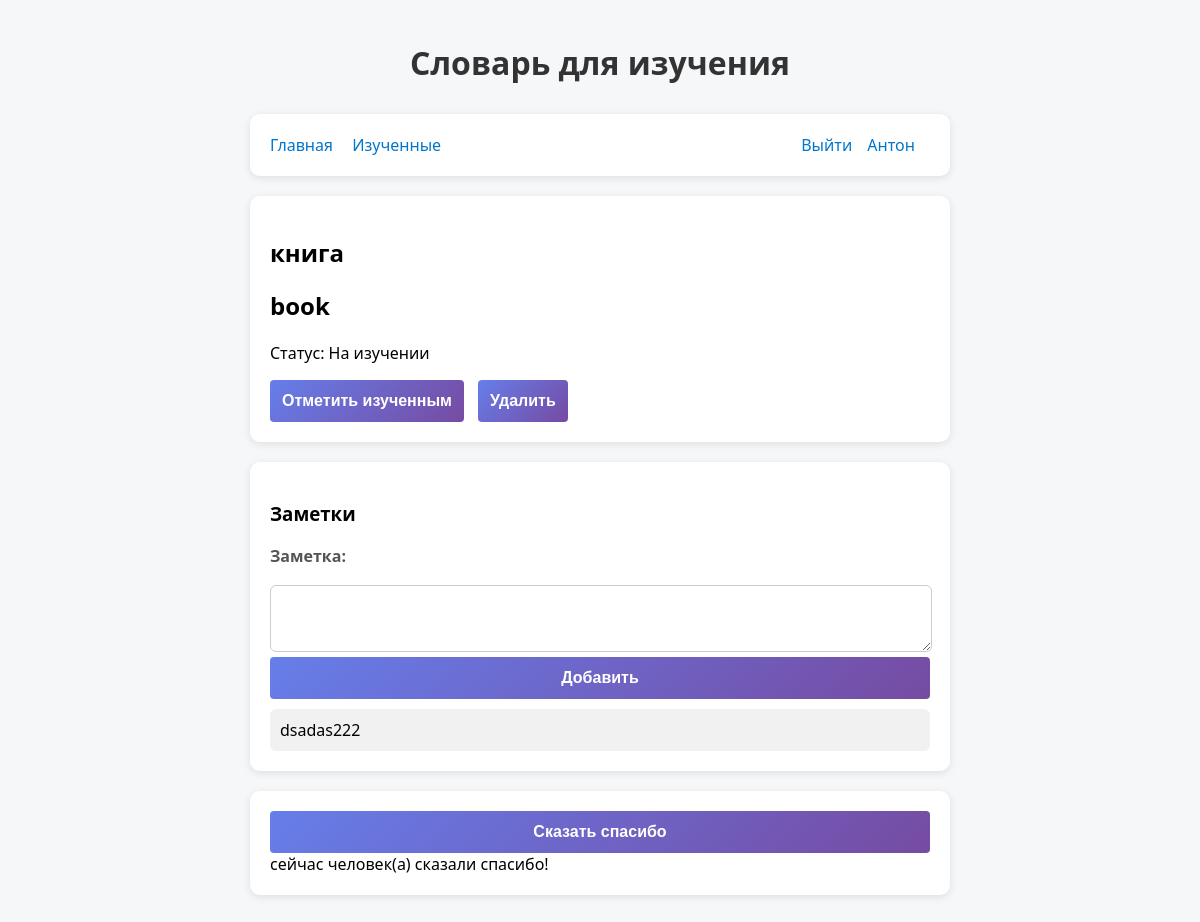
The page /words/6 (signed in) on the database its author committed.
### users/models.py (models this page shows, shortened)
class Profile(models.Model):
    user = models.OneToOneField(User, on_delete=models.CASCADE, related_name='profile')
    first_name = models.CharField(
        max_length=30,
        verbose_name='Имя',
        blank=True
        )
    last_name = models.CharField(
        max_length=30,
        verbose_name='Фамилия',
        blank=True
        )
    class Meta:
        verbose_name = 'Профиль пользователя'
        verbose_name_plural = 'Профили пользователей'

### core/models.py (models this page shows, shortened)
class Words(models.Model):
    slovo = models.CharField(max_length=200, verbose_name='Слово')
    perevod = models.CharField(max_length=200, verbose_name='Перевод')
    is_active = models.BooleanField(default=False, verbose_name='Изучено')
    profile = models.ForeignKey(Profile, on_delete=models.CASCADE, verbose_name='профиль пользователя')
    class Meta:
        verbose_name = 'Слово'
        verbose_name_plural = 'Слова'
        unique_together = (( 'slovo', 'perevod'), )

class Note(models.Model):
    note = models.TextField(verbose_name='Заметка')
    word = models.ForeignKey(
        Words,
        on_delete=models.CASCADE,
        null=True,
        blank=False,
        related_name='zametki',
        verbose_name='Пара слов'
    )
    class Meta:
        verbose_name = 'Заметка'
        verbose_name_plural = 'Заметки'

### core/views.py (the view)
# urls.py: path('words/<int:word_id>',  show_word, name='show_word'),
def show_word(request, word_id):
    word = Words.objects.get(id=word_id)
    notes = word.zametki.all()
    if request.method == 'POST':
        formNote = AddNote(request.POST)
        if formNote.is_valid():
            note = formNote.save(commit=False)
            note.word = word
            note.save()
            return redirect('show_word', word_id)
    else:
        formNote = AddNote()
    context = {
        'word': word,
        'notes': notes,
        'formNote': formNote,
    }
    return render(request, 'word/word.html', context)

### core/forms.py
class AddNote(forms.ModelForm):
    class Meta:
        model = Note
        fields = ['note']
        widgets = {
            'note': forms.Textarea(attrs={'rows': 3, 'class': 'form-control'}),
        }

### templates/word/word.html (shortened to what this page needs)
{% extends 'base.html' %}
{% block content %}
<div class="card">
    <h2 id="wordTitle">{{ word.slovo }}</h2>
    <h2 id="translation">{{ word.perevod }}</h2>
    <p>Статус: {% if word.is_active == 0 %}На изучении{% else %}Изучено{% endif %}</p>
    <div class="button-form">
        <form id="learn" method="post" action="{% url 'learn_word' word.id %}">
            <button>Отметить {% if word.is_active == 1 %} на изучение{% else %}изученным{% endif %}</button>
        </form>
    </div>
    <div class="button-form">
        <form id="delete" method="post" action="{% url 'delete_word' word.id %}">
            <button>Удалить</button>
        </form>
    </div>
</div>
<div class="card">
    <h3>Заметки</h3>
    <form id="noteForm" method="POST">
        {{ formNote.as_div }}
        <div class="form-block">
            <button>Добавить</button>
        </div>
    </form>
    <div id="notes">
        {% for note in notes %}
        <div class="note">{{ note.note }}</div>
        {% empty %}
        <p>Заметок нет</p>
        {% endfor %}
    </div>
</div>
{% endblock %}

### templates/base.html (shortened to what this page needs)
{% load static %}
<!DOCTYPE html>
<html lang="ru">
<head>
    <link rel="stylesheet" href="{% static 'css/style.css' %}">
</head>
<body>
    <div class="container">
        <h1>Словарь для изучения</h1>
        <div class="card menu">
            <a href="/">Главная</a>
            <a href="/?status=1" {% if status == '1' %}class = "active"{% endif %}>Изученные</a>
            {% if request.user.is_authenticated %}
            <a class="right">{{ request.user.profile.first_name }}</a>
            <a class="right" href="{% url 'logout' %}">Выйти</a>
            {% else %}
            <a class="right" href="{% url 'login' %}">Войти</a>
            {% endif %}
        </div>
        {% block content %}
        {% endblock %}
        <div class="card">
            <button id="thx">Сказать спасибо</button>
            сейчас  человек(а) сказали спасибо!
        </div>
    </div>
</body>
</html>

### css/style.css (style rules this page uses)
body { font-family: "Segoe UI", sans-serif; background: #f6f7f9; margin: 0; padding: 20px; display: flex; justify-content: center; }
.container { width: 700px; }
h1 { text-align: center; margin-bottom: 20px; }
.card { background: white; padding: 20px; border-radius: 10px; box-shadow: 0 2px 8px rgba(0, 0, 0, 0.1); margin-bottom: 20px; }
.menu a { margin-right: 15px; text-decoration: none; color: #0077cc; font-weight: 500; }
button { padding: 10px 15px; border: none; background: #0077cc; color: white; border-radius: 6px; cursor: pointer; }
textarea { width: 97%; padding: 10px; border-radius: 6px; border: 1px solid #ccc; margin-top: 10px; }
.note { background: #f1f1f1; padding: 10px; border-radius: 6px; margin-top: 10px; }
.button-form { display: inline-block; margin-right: 10px; }
h1 { text-align: center; margin-bottom: 30px; color: #333; }
label { display: block; margin-bottom: 8px; color: #555; font-weight: bold; }
button { width: 100%; padding: 12px; background: linear-gradient(135deg, #667eea 0%, #764ba2 100%); color: white; border: none; border-radius: 4px; font-size: 16px; font-weight: bold; cursor: pointer; transition: transform 0.2s; }
.right { float: right; }

### rows shown on the page
Words: slovo "книга", perevod "book"
Note: note "dsadas222"

### other values the page prints
{{ request.user.profile.first_name }} "Антон"
